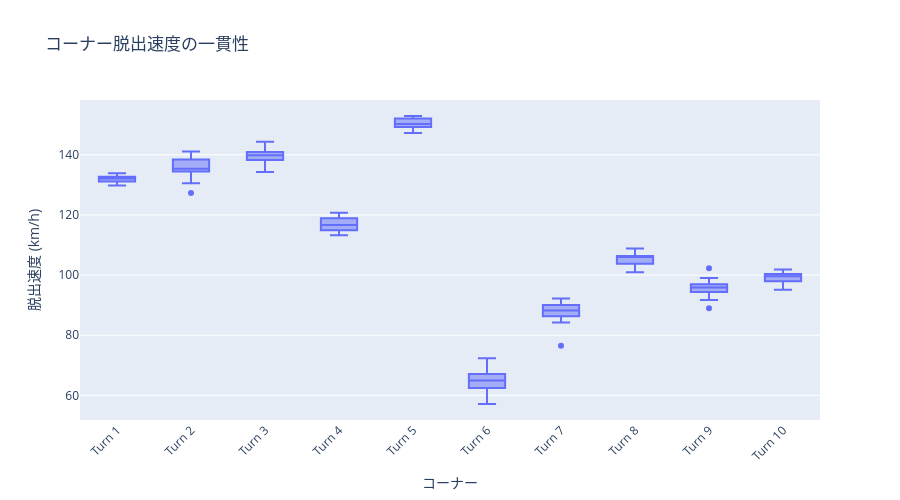

The cell this chart's notebook holds for it:
### Code cell
# コーナー脱出速度の一貫性を可視化
exit_speed_stats = stats_df[stats_df["segment_type"] == "corner"].dropna(subset=["exit_speed"])

if len(exit_speed_stats) > 0:
    fig = px.box(
        exit_speed_stats,
        x="segment_name",
        y="exit_speed",
        title="コーナー脱出速度の一貫性",
        labels={"exit_speed": "脱出速度 (km/h)", "segment_name": "コーナー"},
    )
    fig.update_layout(xaxis_tickangle=-45, width=900, height=500)
    show_fig(fig)
else:
    print("脱出速度データがありません")

### Figure 1 — Plotly figure (JSON) as saved in the notebook; plotly's stock layout.template omitted (floating-point values rounded to 4 significant figures; data arrays with more than 128 entries replaced by an {"elided": "..."} marker saying what was removed)
{"data": [{"alignmentgroup": "True", "hovertemplate": "コーナー=%{x}<br>脱出速度 (km/h)=%{y}<extra></extra>", "legendgroup": "", "marker": {"color": "#636efa"}, "name": "", "notched": false, "offsetgroup": "", "orientation": "v", "showlegend": false, "type": "box", "x": {"elided": "130 str values"}, "x0": " ", "xaxis": "x", "y": {"elided": "130 float values"}, "y0": " ", "yaxis": "y"}], "layout": {"boxmode": "group", "height": 500, "legend": {"tracegroupgap": 0}, "title": {"text": "コーナー脱出速度の一貫性"}, "width": 900, "xaxis": {"anchor": "y", "domain": [0.0, 1.0], "tickangle": -45, "title": {"text": "コーナー"}}, "yaxis": {"anchor": "x", "domain": [0.0, 1.0], "title": {"text": "脱出速度 (km/h)"}}}}
